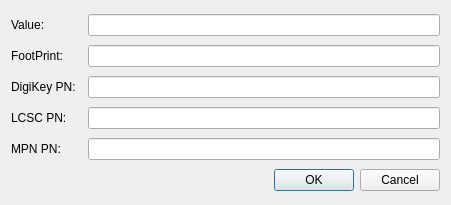
<?xml version="1.0" encoding="UTF-8"?>
<ui version="4.0">
 <class>AddPartNumberDialog</class>
 <widget class="QDialog" name="AddPartNumberDialog">
  <property name="geometry">
   <rect>
    <x>0</x>
    <y>0</y>
    <width>451</width>
    <height>205</height>
   </rect>
  </property>
  <property name="windowTitle">
   <string>Add Part Number</string>
  </property>
  <property name="windowIcon">
   <iconset resource="KicadHelper.qrc">
    <normaloff>:/KicadHelper/kicad.png</normaloff>:/KicadHelper/kicad.png</iconset>
  </property>
  <layout class="QGridLayout" name="gridLayout">
   <item row="3" column="0">
    <widget class="QLabel" name="label_4">
     <property name="text">
      <string>LCSC PN:</string>
     </property>
    </widget>
   </item>
   <item row="5" column="0" colspan="3">
    <widget class="QDialogButtonBox" name="buttonBox">
     <property name="orientation">
      <enum>Qt::Horizontal</enum>
     </property>
     <property name="standardButtons">
      <set>QDialogButtonBox::Cancel|QDialogButtonBox::Ok</set>
     </property>
    </widget>
   </item>
   <item row="0" column="2">
    <widget class="QLineEdit" name="leValueText"/>
   </item>
   <item row="2" column="0">
    <widget class="QLabel" name="label_3">
     <property name="text">
      <string>DigiKey PN:</string>
     </property>
    </widget>
   </item>
   <item row="0" column="0">
    <widget class="QLabel" name="label">
     <property name="text">
      <string>Value:</string>
     </property>
    </widget>
   </item>
   <item row="4" column="0">
    <widget class="QLabel" name="label_5">
     <property name="text">
      <string>MPN PN:</string>
     </property>
    </widget>
   </item>
   <item row="1" column="2">
    <widget class="QLineEdit" name="leFootprintText"/>
   </item>
   <item row="1" column="0">
    <widget class="QLabel" name="label_2">
     <property name="text">
      <string>FootPrint:</string>
     </property>
    </widget>
   </item>
   <item row="2" column="2">
    <widget class="QLineEdit" name="leDigikeyText"/>
   </item>
   <item row="3" column="2">
    <widget class="QLineEdit" name="leLCSCText"/>
   </item>
   <item row="4" column="2">
    <widget class="QLineEdit" name="leMPNText"/>
   </item>
  </layout>
 </widget>
 <resources>
  <include location="KicadHelper.qrc"/>
 </resources>
 <connections>
  <connection>
   <sender>buttonBox</sender>
   <signal>rejected()</signal>
   <receiver>AddPartNumberDialog</receiver>
   <slot>reject()</slot>
   <hints>
    <hint type="sourcelabel">
     <x>316</x>
     <y>260</y>
    </hint>
    <hint type="destinationlabel">
     <x>286</x>
     <y>274</y>
    </hint>
   </hints>
  </connection>
 </connections>
</ui>
